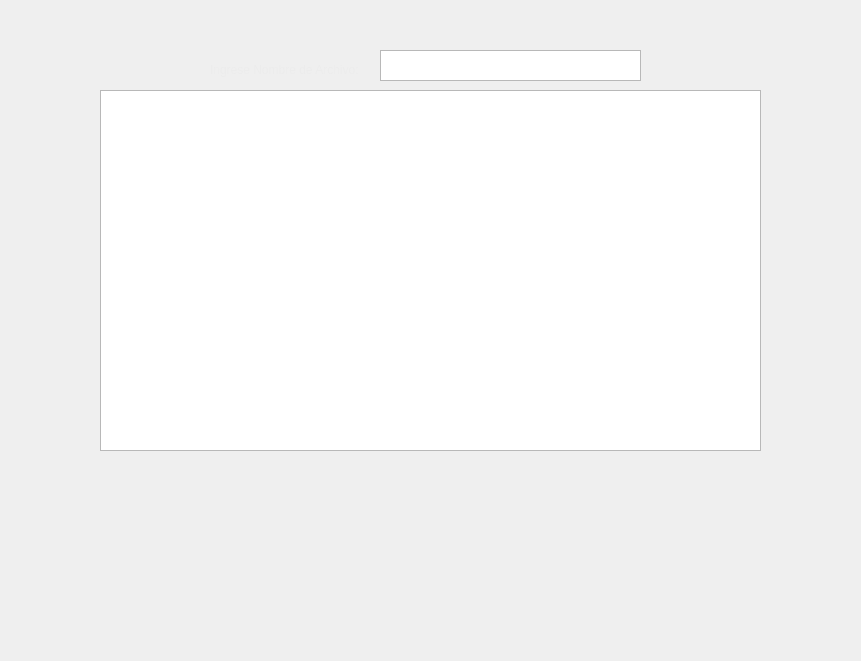
    <widget class="QStackedWidget" name="stackedPanels">
     <property name="geometry">
      <rect>
       <x>210</x>
       <y>90</y>
       <width>861</width>
       <height>661</height>
      </rect>
     </property>
     <widget class="QWidget" name="page1">
      <widget class="QWidget" name="widgetCrearArchivo" native="true">
       <property name="geometry">
        <rect>
         <x>0</x>
         <y>0</y>
         <width>861</width>
         <height>661</height>
        </rect>
       </property>
       <property name="autoFillBackground">
        <bool>true</bool>
       </property>
       <widget class="QTableWidget" name="tableWidget">
        <property name="geometry">
         <rect>
          <x>100</x>
          <y>90</y>
          <width>661</width>
          <height>361</height>
         </rect>
        </property>
       </widget>
       <widget class="QTextEdit" name="txtFileName">
        <property name="geometry">
         <rect>
          <x>380</x>
          <y>50</y>
          <width>261</width>
          <height>31</height>
         </rect>
        </property>
       </widget>
       <widget class="QLabel" name="labelFileName">
        <property name="geometry">
         <rect>
          <x>210</x>
          <y>60</y>
          <width>161</width>
          <height>20</height>
         </rect>
        </property>
        <property name="palette">
         <palette>
          <active>
           <colorrole role="WindowText">
            <brush brushstyle="SolidPattern">
             <color alpha="255">
              <red>236</red>
              <green>236</green>
              <blue>236</blue>
             </color>
            </brush>
           </colorrole>
           <colorrole role="Button">
            <brush brushstyle="SolidPattern">
             <color alpha="255">
              <red>255</red>
              <green>255</green>
              <blue>255</blue>
             </color>
            </brush>
           </colorrole>
           <colorrole role="Light">
            <brush brushstyle="SolidPattern">
             <color alpha="255">
              <red>255</red>
              <green>255</green>
              <blue>255</blue>
             </color>
            </brush>
           </colorrole>
           <colorrole role="Midlight">
            <brush brushstyle="SolidPattern">
             <color alpha="255">
              <red>255</red>
              <green>255</green>
              <blue>255</blue>
             </color>
            </brush>
           </colorrole>
           <colorrole role="Dark">
            <brush brushstyle="SolidPattern">
             <color alpha="255">
              <red>127</red>
              <green>127</green>
              <blue>127</blue>
             </color>
            </brush>
           </colorrole>
           <colorrole role="Mid">
            <brush brushstyle="SolidPattern">
             <color alpha="255">
              <red>170</red>
              <green>170</green>
              <blue>170</blue>
             </color>
            </brush>
           </colorrole>
           <colorrole role="Text">
            <brush brushstyle="SolidPattern">
             <color alpha="255">
              <red>0</red>
              <green>0</green>
              <blue>0</blue>
             </color>
            </brush>
           </colorrole>
           <colorrole role="BrightText">
            <brush brushstyle="SolidPattern">
             <color alpha="255">
              <red>255</red>
              <green>255</green>
              <blue>255</blue>
             </color>
            </brush>
           </colorrole>
           <colorrole role="ButtonText">
            <brush brushstyle="SolidPattern">
             <color alpha="255">
              <red>0</red>
              <green>0</green>
              <blue>0</blue>
             </color>
            </brush>
           </colorrole>
           <colorrole role="Base">
            <brush brushstyle="SolidPattern">
             <color alpha="255">
              <red>255</red>
              <green>255</green>
              <blue>255</blue>
             </color>
            </brush>
           </colorrole>
           <colorrole role="Window">
            <brush brushstyle="SolidPattern">
             <color alpha="255">
              <red>255</red>
              <green>255</green>
              <blue>255</blue>
             </color>
            </brush>
           </colorrole>
           <colorrole role="Shadow">
            <brush brushstyle="SolidPattern">
             <color alpha="255">
              <red>0</red>
              <green>0</green>
              <blue>0</blue>
             </color>
            </brush>
           </colorrole>
           <colorrole role="AlternateBase">
            <brush brushstyle="SolidPattern">
             <color alpha="255">
              <red>255</red>
              <green>255</green>
              <blue>255</blue>
             </color>
            </brush>
           </colorrole>
           <colorrole role="ToolTipBase">
            <brush brushstyle="SolidPattern">
             <color alpha="255">
              <red>255</red>
              <green>255</green>
              <blue>220</blue>
             </color>
            </brush>
           </colorrole>
           <colorrole role="ToolTipText">
            <brush brushstyle="SolidPattern">
             <color alpha="255">
              <red>0</red>
              <green>0</green>
              <blue>0</blue>
             </color>
            </brush>
           </colorrole>
           <colorrole role="PlaceholderText">
            <brush brushstyle="SolidPattern">
             <color alpha="127">
              <red>0</red>
              <green>0</green>
              <blue>0</blue>
             </color>
            </brush>
           </colorrole>
          </active>
          <inactive>
           <colorrole role="WindowText">
            <brush brushstyle="SolidPattern">
             <color alpha="255">
              <red>236</red>
              <green>236</green>
              <blue>236</blue>
             </color>
            </brush>
           </colorrole>
           <colorrole role="Button">
            <brush brushstyle="SolidPattern">
             <color alpha="255">
              <red>255</red>
              <green>255</green>
              <blue>255</blue>
             </color>
            </brush>
           </colorrole>
           <colorrole role="Light">
            <brush brushstyle="SolidPattern">
             <color alpha="255">
              <red>255</red>
              <green>255</green>
              <blue>255</blue>
             </color>
            </brush>
           </colorrole>
           <colorrole role="Midlight">
            <brush brushstyle="SolidPattern">
             <color alpha="255">
              <red>255</red>
              <green>255</green>
              <blue>255</blue>
             </color>
            </brush>
           </colorrole>
           <colorrole role="Dark">
            <brush brushstyle="SolidPattern">
             <color alpha="255">
              <red>127</red>
              <green>127</green>
              <blue>127</blue>
             </color>
            </brush>
           </colorrole>
           <colorrole role="Mid">
            <brush brushstyle="SolidPattern">
             <color alpha="255">
              <red>170</red>
              <green>170</green>
              <blue>170</blue>
             </color>
            </brush>
           </colorrole>
           <colorrole role="Text">
            <brush brushstyle="SolidPattern">
             <color alpha="255">
              <red>0</red>
              <green>0</green>
              <blue>0</blue>
             </color>
            </brush>
           </colorrole>
           <colorrole role="BrightText">
            <brush brushstyle="SolidPattern">
             <color alpha="255">
              <red>255</red>
              <green>255</green>
              <blue>255</blue>
             </color>
            </brush>
           </colorrole>
           <colorrole role="ButtonText">
            <brush brushstyle="SolidPattern">
             <color alpha="255">
              <red>0</red>
              <green>0</green>
              <blue>0</blue>
             </color>
            </brush>
           </colorrole>
           <colorrole role="Base">
            <brush brushstyle="SolidPattern">
             <color alpha="255">
              <red>255</red>
              <green>255</green>
              <blue>255</blue>
             </color>
            </brush>
           </colorrole>
           <colorrole role="Window">
            <brush brushstyle="SolidPattern">
             <color alpha="255">
              <red>255</red>
              <green>255</green>
              <blue>255</blue>
             </color>
            </brush>
           </colorrole>
           <colorrole role="Shadow">
            <brush brushstyle="SolidPattern">
             <color alpha="255">
              <red>0</red>
              <green>0</green>
              <blue>0</blue>
             </color>
            </brush>
           </colorrole>
           <colorrole role="AlternateBase">
            <brush brushstyle="SolidPattern">
             <color alpha="255">
              <red>255</red>
              <green>255</green>
              <blue>255</blue>
             </color>
            </brush>
           </colorrole>
           <colorrole role="ToolTipBase">
            <brush brushstyle="SolidPattern">
             <color alpha="255">
              <red>255</red>
              <green>255</green>
              <blue>220</blue>
             </color>
            </brush>
           </colorrole>
           <colorrole role="ToolTipText">
            <brush brushstyle="SolidPattern">
             <color alpha="255">
              <red>0</red>
              <green>0</green>
              <blue>0</blue>
             </color>
            </brush>
           </colorrole>
           <colorrole role="PlaceholderText">
            <brush brushstyle="SolidPattern">
             <color alpha="127">
              <red>0</red>
              <green>0</green>
              <blue>0</blue>
             </color>
            </brush>
           </colorrole>
          </inactive>
          <disabled>
           <colorrole role="WindowText">
            <brush brushstyle="SolidPattern">
             <color alpha="255">
              <red>127</red>
              <green>127</green>
              <blue>127</blue>
             </color>
            </brush>
           </colorrole>
           <colorrole role="Button">
            <brush brushstyle="SolidPattern">
             <color alpha="255">
              <red>255</red>
              <green>255</green>
              <blue>255</blue>
             </color>
            </brush>
           </colorrole>
           <colorrole role="Light">
            <brush brushstyle="SolidPattern">
             <color alpha="255">
              <red>255</red>
              <green>255</green>
              <blue>255</blue>
             </color>
            </brush>
           </colorrole>
           <colorrole role="Midlight">
            <brush brushstyle="SolidPattern">
             <color alpha="255">
              <red>255</red>
              <green>255</green>
              <blue>255</blue>
             </color>
            </brush>
           </colorrole>
           <colorrole role="Dark">
            <brush brushstyle="SolidPattern">
             <color alpha="255">
              <red>127</red>
              <green>127</green>
              <blue>127</blue>
             </color>
            </brush>
           </colorrole>
           <colorrole role="Mid">
            <brush brushstyle="SolidPattern">
             <color alpha="255">
              <red>170</red>
              <green>170</green>
              <blue>170</blue>
             </color>
            </brush>
           </colorrole>
           <colorrole role="Text">
            <brush brushstyle="SolidPattern">
             <color alpha="255">
              <red>127</red>
              <green>127</green>
              <blue>127</blue>
             </color>
            </brush>
           </colorrole>
           <colorrole role="BrightText">
            <brush brushstyle="SolidPattern">
             <color alpha="255">
              <red>255</red>
              <green>255</green>
              <blue>255</blue>
             </color>
            </brush>
           </colorrole>
           <colorrole role="ButtonText">
            <brush brushstyle="SolidPattern">
             <color alpha="255">
              <red>127</red>
              <green>127</green>
              <blue>127</blue>
             </color>
            </brush>
           </colorrole>
           <colorrole role="Base">
            <brush brushstyle="SolidPattern">
             <color alpha="255">
              <red>255</red>
              <green>255</green>
              <blue>255</blue>
             </color>
            </brush>
           </colorrole>
           <colorrole role="Window">
            <brush brushstyle="SolidPattern">
             <color alpha="255">
              <red>255</red>
              <green>255</green>
              <blue>255</blue>
             </color>
            </brush>
           </colorrole>
           <colorrole role="Shadow">
            <brush brushstyle="SolidPattern">
             <color alpha="255">
              <red>0</red>
              <green>0</green>
              <blue>0</blue>
             </color>
            </brush>
           </colorrole>
           <colorrole role="AlternateBase">
            <brush brushstyle="SolidPattern">
             <color alpha="255">
              <red>255</red>
              <green>255</green>
              <blue>255</blue>
             </color>
            </brush>
           </colorrole>
           <colorrole role="ToolTipBase">
            <brush brushstyle="SolidPattern">
             <color alpha="255">
              <red>255</red>
              <green>255</green>
              <blue>220</blue>
             </color>
            </brush>
           </colorrole>
           <colorrole role="ToolTipText">
            <brush brushstyle="SolidPattern">
             <color alpha="255">
              <red>0</red>
              <green>0</green>
              <blue>0</blue>
             </color>
            </brush>
           </colorrole>
           <colorrole role="PlaceholderText">
            <brush brushstyle="SolidPattern">
             <color alpha="127">
              <red>127</red>
              <green>127</green>
              <blue>127</blue>
             </color>
            </brush>
           </colorrole>
          </disabled>
         </palette>
        </property>
        <property name="text">
         <string>Ingrese Nombre de Archivo:</string>
        </property>
       </widget>
      </widget>
     </widget>
     <widget class="QWidget" name="page_7"/>
    </widget>
